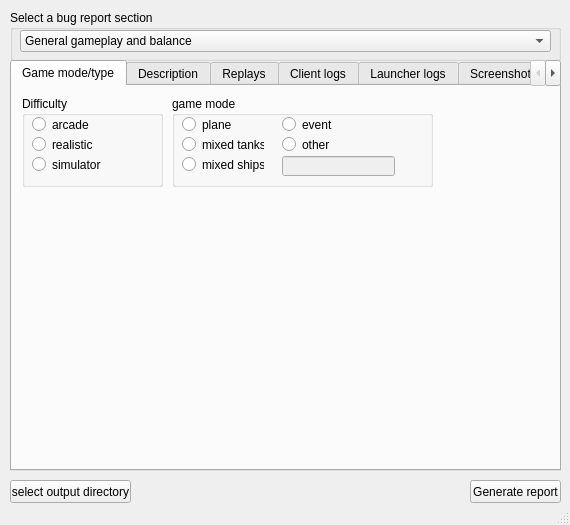
<?xml version="1.0" encoding="UTF-8"?>
<ui version="4.0">
 <class>MainWindow</class>
 <widget class="QMainWindow" name="MainWindow">
  <property name="geometry">
   <rect>
    <x>0</x>
    <y>0</y>
    <width>570</width>
    <height>525</height>
   </rect>
  </property>
  <property name="sizePolicy">
   <sizepolicy hsizetype="Preferred" vsizetype="Preferred">
    <horstretch>0</horstretch>
    <verstretch>0</verstretch>
   </sizepolicy>
  </property>
  <property name="minimumSize">
   <size>
    <width>570</width>
    <height>525</height>
   </size>
  </property>
  <property name="maximumSize">
   <size>
    <width>570</width>
    <height>525</height>
   </size>
  </property>
  <property name="windowTitle">
   <string>ThunderBug</string>
  </property>
  <widget class="QWidget" name="centralWidget">
   <widget class="QGroupBox" name="BugSelectGroup">
    <property name="geometry">
     <rect>
      <x>10</x>
      <y>10</y>
      <width>551</width>
      <height>51</height>
     </rect>
    </property>
    <property name="title">
     <string>Select a bug report section</string>
    </property>
    <widget class="QComboBox" name="BugSelectButton">
     <property name="geometry">
      <rect>
       <x>10</x>
       <y>20</y>
       <width>531</width>
       <height>22</height>
      </rect>
     </property>
     <property name="editable">
      <bool>false</bool>
     </property>
     <item>
      <property name="text">
       <string>General gameplay and balance</string>
      </property>
     </item>
     <item>
      <property name="text">
       <string>Client and launcher crashes</string>
      </property>
     </item>
     <item>
      <property name="text">
       <string>Graphic and devices</string>
      </property>
     </item>
     <item>
      <property name="text">
       <string>UI, text and localisation</string>
      </property>
     </item>
     <item>
      <property name="text">
       <string>Game controls and devices</string>
      </property>
     </item>
     <item>
      <property name="text">
       <string>Map, missions and AI</string>
      </property>
     </item>
     <item>
      <property name="text">
       <string>Flight and damage model</string>
      </property>
     </item>
     <item>
      <property name="text">
       <string>Sound and devices</string>
      </property>
     </item>
     <item>
      <property name="text">
       <string>Connection and update</string>
      </property>
     </item>
    </widget>
   </widget>
   <widget class="QPushButton" name="GenerateButton">
    <property name="geometry">
     <rect>
      <x>470</x>
      <y>480</y>
      <width>91</width>
      <height>23</height>
     </rect>
    </property>
    <property name="text">
     <string>Generate report</string>
    </property>
   </widget>
   <widget class="QTabWidget" name="tabWidget">
    <property name="geometry">
     <rect>
      <x>10</x>
      <y>60</y>
      <width>551</width>
      <height>411</height>
     </rect>
    </property>
    <property name="currentIndex">
     <number>0</number>
    </property>
    <property name="usesScrollButtons">
     <bool>true</bool>
    </property>
    <property name="tabsClosable">
     <bool>false</bool>
    </property>
    <property name="movable">
     <bool>false</bool>
    </property>
    <widget class="QWidget" name="tab_game_modetype">
     <property name="palette">
      <palette>
       <active>
        <colorrole role="WindowText">
         <brush brushstyle="SolidPattern">
          <color alpha="255">
           <red>0</red>
           <green>0</green>
           <blue>0</blue>
          </color>
         </brush>
        </colorrole>
       </active>
       <inactive>
        <colorrole role="WindowText">
         <brush brushstyle="SolidPattern">
          <color alpha="255">
           <red>0</red>
           <green>0</green>
           <blue>0</blue>
          </color>
         </brush>
        </colorrole>
       </inactive>
       <disabled>
        <colorrole role="WindowText">
         <brush brushstyle="SolidPattern">
          <color alpha="255">
           <red>120</red>
           <green>120</green>
           <blue>120</blue>
          </color>
         </brush>
        </colorrole>
       </disabled>
      </palette>
     </property>
     <attribute name="title">
      <string>Game mode/type</string>
     </attribute>
     <widget class="QGroupBox" name="groupBox">
      <property name="geometry">
       <rect>
        <x>10</x>
        <y>10</y>
        <width>141</width>
        <height>91</height>
       </rect>
      </property>
      <property name="title">
       <string>Difficulty</string>
      </property>
      <widget class="QRadioButton" name="radioButton">
       <property name="geometry">
        <rect>
         <x>10</x>
         <y>20</y>
         <width>82</width>
         <height>17</height>
        </rect>
       </property>
       <property name="text">
        <string>arcade</string>
       </property>
      </widget>
      <widget class="QRadioButton" name="radioButton_2">
       <property name="geometry">
        <rect>
         <x>10</x>
         <y>40</y>
         <width>82</width>
         <height>17</height>
        </rect>
       </property>
       <property name="text">
        <string>realistic</string>
       </property>
      </widget>
      <widget class="QRadioButton" name="radioButton_3">
       <property name="geometry">
        <rect>
         <x>10</x>
         <y>60</y>
         <width>82</width>
         <height>17</height>
        </rect>
       </property>
       <property name="text">
        <string>simulator</string>
       </property>
      </widget>
     </widget>
     <widget class="QGroupBox" name="groupBox_2">
      <property name="geometry">
       <rect>
        <x>160</x>
        <y>10</y>
        <width>261</width>
        <height>91</height>
       </rect>
      </property>
      <property name="title">
       <string>game mode</string>
      </property>
      <widget class="QRadioButton" name="radioButton_4">
       <property name="geometry">
        <rect>
         <x>10</x>
         <y>20</y>
         <width>82</width>
         <height>17</height>
        </rect>
       </property>
       <property name="text">
        <string>plane</string>
       </property>
      </widget>
      <widget class="QRadioButton" name="radioButton_5">
       <property name="geometry">
        <rect>
         <x>10</x>
         <y>40</y>
         <width>82</width>
         <height>17</height>
        </rect>
       </property>
       <property name="text">
        <string>mixed tanks</string>
       </property>
      </widget>
      <widget class="QRadioButton" name="radioButton_6">
       <property name="geometry">
        <rect>
         <x>10</x>
         <y>60</y>
         <width>82</width>
         <height>17</height>
        </rect>
       </property>
       <property name="text">
        <string>mixed ships</string>
       </property>
      </widget>
      <widget class="QRadioButton" name="radioButton_7">
       <property name="geometry">
        <rect>
         <x>110</x>
         <y>20</y>
         <width>82</width>
         <height>17</height>
        </rect>
       </property>
       <property name="text">
        <string>event</string>
       </property>
      </widget>
      <widget class="QRadioButton" name="radioButton_8">
       <property name="geometry">
        <rect>
         <x>110</x>
         <y>40</y>
         <width>82</width>
         <height>17</height>
        </rect>
       </property>
       <property name="text">
        <string>other</string>
       </property>
      </widget>
      <widget class="QLineEdit" name="customgametype">
       <property name="enabled">
        <bool>false</bool>
       </property>
       <property name="geometry">
        <rect>
         <x>110</x>
         <y>60</y>
         <width>113</width>
         <height>20</height>
        </rect>
       </property>
      </widget>
     </widget>
    </widget>
    <widget class="QWidget" name="tab_description">
     <attribute name="title">
      <string>Description</string>
     </attribute>
     <widget class="QTextEdit" name="textEdit">
      <property name="geometry">
       <rect>
        <x>10</x>
        <y>30</y>
        <width>521</width>
        <height>311</height>
       </rect>
      </property>
      <property name="placeholderText">
       <string>Description :</string>
      </property>
     </widget>
     <widget class="QLabel" name="label">
      <property name="geometry">
       <rect>
        <x>10</x>
        <y>10</y>
        <width>521</width>
        <height>16</height>
       </rect>
      </property>
      <property name="font">
       <font>
        <weight>75</weight>
        <bold>true</bold>
       </font>
      </property>
      <property name="text">
       <string>Warning : without a proper description, your bug report will be dismissed</string>
      </property>
     </widget>
    </widget>
    <widget class="QWidget" name="tab_replays">
     <attribute name="title">
      <string>Replays</string>
     </attribute>
     <widget class="QListView" name="availableReplay_listView">
      <property name="geometry">
       <rect>
        <x>10</x>
        <y>10</y>
        <width>521</width>
        <height>151</height>
       </rect>
      </property>
     </widget>
     <widget class="QListView" name="addedReplay_listView">
      <property name="geometry">
       <rect>
        <x>10</x>
        <y>201</y>
        <width>521</width>
        <height>171</height>
       </rect>
      </property>
     </widget>
     <widget class="QPushButton" name="addReplayButton">
      <property name="geometry">
       <rect>
        <x>10</x>
        <y>170</y>
        <width>81</width>
        <height>23</height>
       </rect>
      </property>
      <property name="text">
       <string>add replay</string>
      </property>
     </widget>
     <widget class="QPushButton" name="removeReplayButton">
      <property name="geometry">
       <rect>
        <x>100</x>
        <y>170</y>
        <width>81</width>
        <height>23</height>
       </rect>
      </property>
      <property name="text">
       <string>remove replay</string>
      </property>
     </widget>
     <widget class="QPushButton" name="scanReplayButton">
      <property name="geometry">
       <rect>
        <x>440</x>
        <y>170</y>
        <width>91</width>
        <height>23</height>
       </rect>
      </property>
      <property name="text">
       <string>Scan for replay</string>
      </property>
     </widget>
     <widget class="QCheckBox" name="filterReplaycheckBox">
      <property name="geometry">
       <rect>
        <x>190</x>
        <y>170</y>
        <width>191</width>
        <height>21</height>
       </rect>
      </property>
      <property name="text">
       <string>Filter by selected game mode/type</string>
      </property>
     </widget>
    </widget>
    <widget class="QWidget" name="tab_clientlogs">
     <attribute name="title">
      <string>Client logs</string>
     </attribute>
     <widget class="QListView" name="availableGameLog_listView">
      <property name="geometry">
       <rect>
        <x>10</x>
        <y>10</y>
        <width>521</width>
        <height>151</height>
       </rect>
      </property>
     </widget>
     <widget class="QPushButton" name="addgameLogButton">
      <property name="geometry">
       <rect>
        <x>10</x>
        <y>170</y>
        <width>91</width>
        <height>23</height>
       </rect>
      </property>
      <property name="text">
       <string>add game log</string>
      </property>
     </widget>
     <widget class="QPushButton" name="removeGameLogButton">
      <property name="geometry">
       <rect>
        <x>110</x>
        <y>170</y>
        <width>91</width>
        <height>23</height>
       </rect>
      </property>
      <property name="text">
       <string>remove game log</string>
      </property>
     </widget>
     <widget class="QPushButton" name="scanGameLogButton">
      <property name="geometry">
       <rect>
        <x>440</x>
        <y>170</y>
        <width>91</width>
        <height>23</height>
       </rect>
      </property>
      <property name="text">
       <string>Scan for logs</string>
      </property>
     </widget>
     <widget class="QPushButton" name="addGameLogfromReplayButton">
      <property name="geometry">
       <rect>
        <x>210</x>
        <y>170</y>
        <width>151</width>
        <height>23</height>
       </rect>
      </property>
      <property name="text">
       <string>add log of selected replay</string>
      </property>
     </widget>
     <widget class="QListView" name="addedGameLog_listView">
      <property name="geometry">
       <rect>
        <x>10</x>
        <y>200</y>
        <width>521</width>
        <height>171</height>
       </rect>
      </property>
     </widget>
    </widget>
    <widget class="QWidget" name="tab_launcherlogs">
     <attribute name="title">
      <string>Launcher logs</string>
     </attribute>
     <widget class="QListView" name="availableLauncherLog_listView">
      <property name="geometry">
       <rect>
        <x>10</x>
        <y>10</y>
        <width>521</width>
        <height>151</height>
       </rect>
      </property>
     </widget>
     <widget class="QPushButton" name="addLauncherLogButton">
      <property name="geometry">
       <rect>
        <x>10</x>
        <y>170</y>
        <width>91</width>
        <height>23</height>
       </rect>
      </property>
      <property name="text">
       <string>add log</string>
      </property>
     </widget>
     <widget class="QPushButton" name="removLauncherLogButton">
      <property name="geometry">
       <rect>
        <x>110</x>
        <y>170</y>
        <width>91</width>
        <height>23</height>
       </rect>
      </property>
      <property name="text">
       <string>remove log</string>
      </property>
     </widget>
     <widget class="QPushButton" name="scanLauncherLogButton">
      <property name="geometry">
       <rect>
        <x>440</x>
        <y>170</y>
        <width>91</width>
        <height>23</height>
       </rect>
      </property>
      <property name="text">
       <string>Scan for logs</string>
      </property>
     </widget>
     <widget class="QListView" name="addedLauncherLog_listView">
      <property name="geometry">
       <rect>
        <x>10</x>
        <y>200</y>
        <width>521</width>
        <height>171</height>
       </rect>
      </property>
     </widget>
    </widget>
    <widget class="QWidget" name="tab_screenshots">
     <attribute name="title">
      <string>Screenshots</string>
     </attribute>
     <widget class="QPushButton" name="removeScreenshotButton">
      <property name="geometry">
       <rect>
        <x>90</x>
        <y>340</y>
        <width>75</width>
        <height>23</height>
       </rect>
      </property>
      <property name="text">
       <string>remove</string>
      </property>
     </widget>
     <widget class="QListView" name="screenchotslistView">
      <property name="geometry">
       <rect>
        <x>10</x>
        <y>10</y>
        <width>521</width>
        <height>321</height>
       </rect>
      </property>
      <property name="acceptDrops">
       <bool>false</bool>
      </property>
     </widget>
     <widget class="QPushButton" name="addScreenshotButton">
      <property name="geometry">
       <rect>
        <x>10</x>
        <y>340</y>
        <width>75</width>
        <height>23</height>
       </rect>
      </property>
      <property name="text">
       <string>add</string>
      </property>
     </widget>
    </widget>
    <widget class="QWidget" name="tab_dxdiag">
     <attribute name="title">
      <string>DxDiag</string>
     </attribute>
     <widget class="QLabel" name="dxdiaginfo">
      <property name="geometry">
       <rect>
        <x>10</x>
        <y>10</y>
        <width>521</width>
        <height>81</height>
       </rect>
      </property>
      <property name="text">
       <string/>
      </property>
     </widget>
     <widget class="QPushButton" name="pushButton_2">
      <property name="geometry">
       <rect>
        <x>10</x>
        <y>100</y>
        <width>101</width>
        <height>23</height>
       </rect>
      </property>
      <property name="text">
       <string>generate DxDiag</string>
      </property>
     </widget>
    </widget>
   </widget>
   <widget class="QPushButton" name="pushButton">
    <property name="geometry">
     <rect>
      <x>10</x>
      <y>480</y>
      <width>121</width>
      <height>23</height>
     </rect>
    </property>
    <property name="text">
     <string>select output directory</string>
    </property>
   </widget>
  </widget>
  <widget class="QStatusBar" name="statusBar"/>
 </widget>
 <layoutdefault spacing="6" margin="11"/>
 <resources/>
 <connections/>
</ui>
